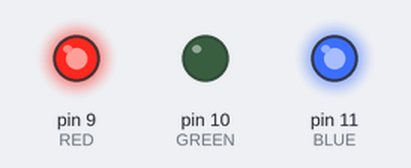
A sketch run on a simulated Arduino Uno, built with avr-gcc and run on an emulated ATmega328P. On the bench: output pins drawn as LEDs (lit = HIGH).

Above: at 0.1 s.
Timing chart, 0 to 1.6 s (numbered marks = the images above):
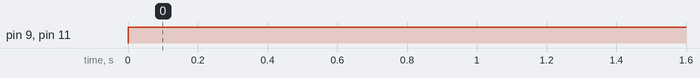

The sketch:

tricolor_led.ino
```cpp
int RED = 9;
int GREEN = 10;
int BLUE = 11;

void setup(){
    Serial.begin(9600);
    pinMode(RED, OUTPUT);
    pinMode(BLUE, OUTPUT);
    pinMode(GREEN, OUTPUT);
}

void loop(){
    digitalWrite(RED, HIGH);
    digitalWrite(BLUE, HIGH);
    digitalWrite(GREEN, LOW);
}
```

Measured:
- by itself, pin 9 (RED), pin 11 (BLUE): LOW → HIGH at 0.00 s
